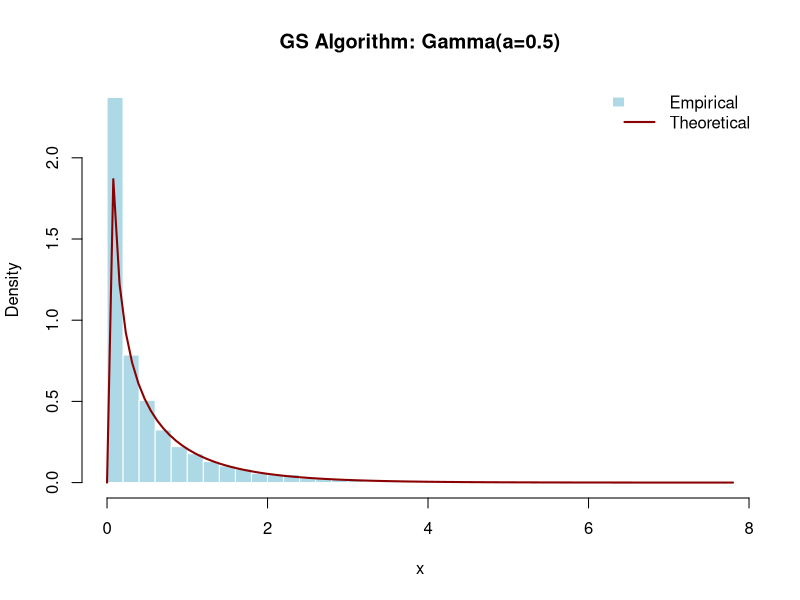
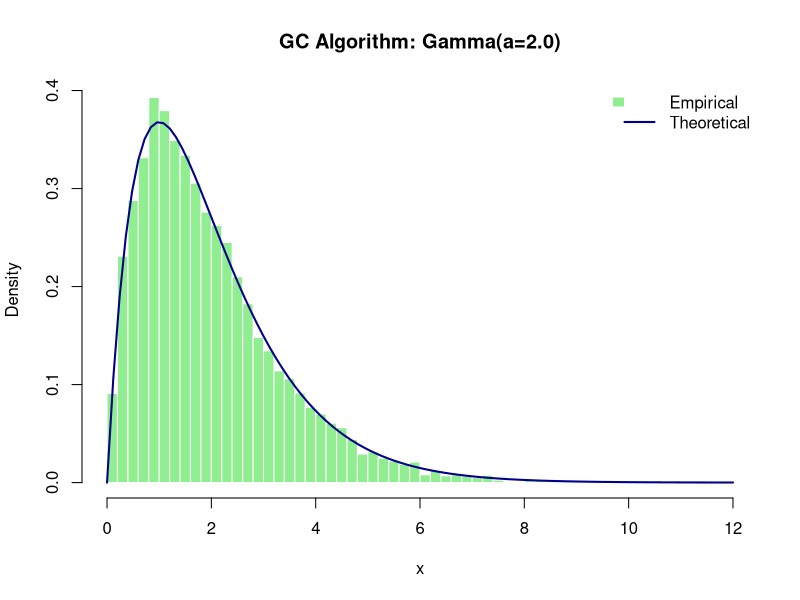
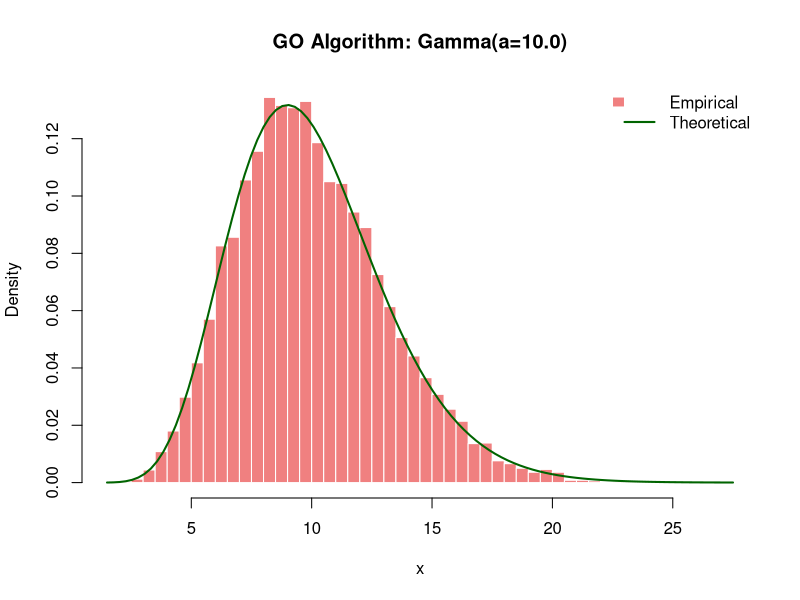
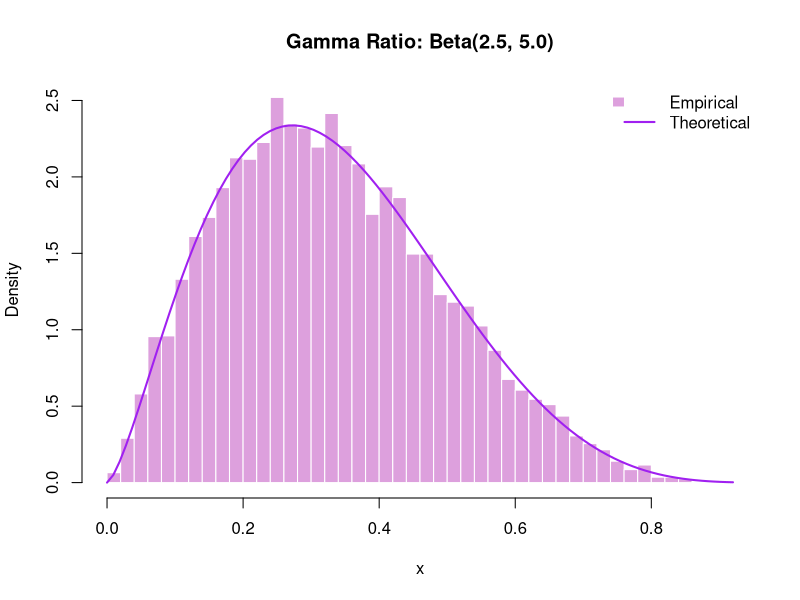

The R source for these figures, in order:
## ---- chunk 1
knitr::opts_chunk$set(echo = TRUE)
## ---- chunk 2
# Master Function: Dynamically routes shape parameter 'a' to the correct mathematical algorithm
generate_gamma_complete <- function(n, a) {
  if (a <= 0) stop("Shape parameter 'a' must be strictly positive (> 0)")
  
  if (a <= 1) {
    # Handles infinite asymptote at zero
    return(generate_gamma_GS(n, a))
  } else if (a <= 2.53278) {
    # Handles parameters where GO polynomial bounds are invalid
    return(generate_gamma_GC(n, a))
  } else {
    # Highly optimized Normal-Exponential split for large parameters
    return(generate_gamma_GO(n, a))
  }
}
## ---- chunk 3
# Algorithm GS: Piecewise Envelope
generate_gamma_GS <- function(n, a) {
  samples <- numeric(n)
  
  # Step 1: Set b <- (e+a)/e 
  b <- (exp(1) + a) / exp(1) 
  
  for (i in 1:n) {
    accepted <- FALSE
    while (!accepted) {
      # Step 1: Generate u. Set p <- b * u 
      u <- runif(1)
      p <- b * u
      
      # Step 1: If p >= 1 go to 3. (Meaning if p <= 1, proceed to Step 2) 
      if (p <= 1) {
        
        # Step 2: (Case x <= 1). Set x <- p^(1/a). Generate u'. 
        x <- p^(1 / a)
        u_prime <- runif(1)
        
        # Step 2: If u' > e^(-x) go back to 1. Otherwise deliver x. 
        # (Evaluated on logarithmic scale to prevent floating-point precision loss)
        if (log(u_prime) <= -x) {
          samples[i] <- x
          accepted <- TRUE
        }
      } else {
        
        # Step 3: (Case x > 1). Set x <- -ln((b-p)/a). Generate u'. 
        x <- -log((b - p) / a)
        u_prime <- runif(1)
        
        # Step 3: If u' > x^(a-1) go back to 1. Otherwise deliver x. 
        # (Evaluated on logarithmic scale to prevent floating-point precision loss)
        if (log(u_prime) <= (a - 1) * log(x)) {
          samples[i] <- x
          accepted <- TRUE
        }
      }
    }
  }
  return(samples)
}
## ---- chunk 4
# Algorithm GC: Cauchy Envelope Method
generate_gamma_GC <- function(n, a) {
  samples <- numeric(n)
  
  # Step 1: Set b <- a-1, A <- 2a-1, and s <- sqrt(A) 
  b <- a - 1
  A <- 2 * a - 1
  s <- sqrt(A)
  
  for(i in 1:n) {
    accepted <- FALSE
    while(!accepted) {
      # Step 2: Generate u. Set t <- s * tan(pi * (u - 0.5)) and x <- b + t. 
      u <- runif(1)
      t <- s * tan(pi * (u - 0.5))
      x <- b + t
      
      # Step 3: If x < 0 go to 2. 
      if(x >= 0) {
        
        # Step 4: Generate u'. If u' > exp(b * ln(x/b) - t + ln(1 + t^2/A)) go to 2. 
        u2 <- runif(1)
        
        # Evaluated on a log scale to prevent exp() hardware overflow
        test_val <- b * log(x / b) - t + log(1 + (t^2 / A))
        
        if(log(u2) <= test_val) {
          # Step 4: Otherwise deliver x. 
          samples[i] <- x
          accepted <- TRUE
        }
      }
    }
  }
  return(samples)
}
## ---- chunk 5
# Algorithm GO: Modified Normal-Exponential Method with Squeeze Bounds
generate_gamma_GO <- function(n, a) {
  samples <- numeric(n)
  
  # Step 1: Set mu <- a-1, sigma <- sqrt(a + sqrt(8/3)*sqrt(a)), W <- sigma^2/mu, 
  # d <- sqrt(6)*sigma, and b <- mu+d 
  mu <- a - 1
  sigma <- sqrt(a + sqrt(8/3) * sqrt(a))
  W <- sigma^2 / mu
  d <- sqrt(6) * sigma
  b_bound <- mu + d
  beta_const <- 0.009572265238289
  
  for(i in 1:n) {
    accepted <- FALSE
    while(!accepted) {
      
      # Step 2: Generate u. If u <= 0.009572265238289 go to 8. 
      u1 <- runif(1)
      
      if(u1 <= beta_const) {
        # TAIL REGION (Exponential Envelope)
        
        # Step 8: Take a sample s from the standard exponential distribution and set x <- b(1+s/d). 
        s_exp <- rexp(1)
        x <- b_bound * (1 + s_exp / d)
        
        # Step 9: Generate u. If ln u > mu(2+ln(x/mu)-x/b) + 3.7203284924588 - b - ln(d/b) go to 2. 
        u2 <- runif(1)
        
        # Exact logarithmic expansion applied dynamically to bypass textual rounding errors
        log_f <- mu * log(x / mu) - x + mu
        log_h <- mu * log(b_bound / mu) - (1 - mu / b_bound) * x
        log_r <- log(beta_const / (1 - beta_const)) + 0.5 * log(2 * pi * sigma^2) + 
                 mu * log(mu / b_bound) + log(d / b_bound) + d
                 
        if(log(u2) <= log_f - (log_r + log_h)) {
          # Step 9: Otherwise deliver x. 
          samples[i] <- x
          accepted <- TRUE
        }
      } else {
        # CORE REGION (Normal Envelope)
        
        # Step 3: Take a sample s from the standard normal distribution and set x <- mu + sigma*s. 
        s_norm <- rnorm(1)
        x <- mu + sigma * s_norm
        
        # Step 3: If x < 0 or x > b go to 2. 
        if(x >= 0 && x <= b_bound) {
          
          # Step 4: Generate u and set S <- s^2/2. 
          u2 <- runif(1)
          S <- (s_norm^2) / 2
          
          # Lemma 3: Quick Acceptance Squeeze Bounds logic 
          # Step 4: If s >= 0 go to 6. 
          if (s_norm >= 0) {
            
            # Step 6: If u <= 1 - S(W-1) deliver x. 
            L <- 1 - S * (W - 1)
          } else {
            
            # Step 5: If u <= 1 - S((1-2s/V)W-1) deliver x. 
            # (Substituted with the explicit Lemma 3 polynomial from the text)
            L <- 1 - S * (W - 1) + (s_norm^3 / sqrt(a)) * W
          }
          
          if(u2 <= L) {
            samples[i] <- x
            accepted <- TRUE
          } else {
            # Step 7 (Full Evaluation): If ln u > mu(1+ln(x/mu)) - x + S go to 2, otherwise deliver x. 
            if(log(u2) <= mu * (1 + log(x / mu)) - x + S) {
              samples[i] <- x
              accepted <- TRUE
            }
          }
        }
      }
    }
  }
  return(samples)
}
## ---- chunk 6
# Beta Generation via Gamma Ratio (Ahrens & Dieter, 1974, Page 5)
generate_beta_from_gamma <- function(n, a, b) {
  
  # Step 1: Generate a sample x from a Gamma distribution gamma(a) 
  x <- generate_gamma_complete(n, a)
  
  # Step 2: Generate a sample y from a Gamma distribution gamma(b), independent of x 
  y <- generate_gamma_complete(n, b)
  
  # Step 3 & 4: Calculate the ratio x / (x + y). The resulting value follows a Beta(a,b) distribution 
  beta_samples <- x / (x + y)
  
  return(beta_samples)
}
## ---- chunk 7
# Generate 10,000 samples for each segment
set.seed(42)
n_samples <- 10000

# Route through the master wrapper function
samples_GS <- generate_gamma_complete(n_samples, a = 0.5)
samples_GC <- generate_gamma_complete(n_samples, a = 2.0)
samples_GO <- generate_gamma_complete(n_samples, a = 10.0)

# Generate Beta samples using the Gamma Ratio method
samples_Beta <- generate_beta_from_gamma(n_samples, a = 2.5, b = 5.0)

#Plots and KS tests for each algorithm:

#We make use of histograms of our functions as well as the curve of the theoretical function to make sure that our algorithms fit the shape of the random variable distributions.

# The K-S test evaluates if the empirical sample distribution significantly deviates from the theoretical CDF.
# A p-value > 0.05 indicates we fail to reject the null hypothesis.

# Plot 1: Algorithm GS (a = 0.5)
hist(samples_GS, probability = TRUE, breaks = 50, col = "lightblue",
     main = "GS Algorithm: Gamma(a=0.5)", xlab = "x", ylab = "Density", border = "white")
curve(dgamma(x, shape = 0.5, rate = 1), add = TRUE, col = "darkred", lwd = 2)
legend("topright", legend = c("Empirical", "Theoretical"),
       fill = c("lightblue", NA), border = c("white", NA),
       col = c(NA, "darkred"), lwd = c(NA, 2), bty = "n")

# Test Algorithm GS (a = 0.5)
ks_GS <- ks.test(samples_GS, "pgamma", shape = 0.5, rate = 1)
cat("Algorithm GS (a=0.5) p-value:", ks_GS$p.value, "\n")

# Plot 2: Algorithm GC (a = 2.0)
hist(samples_GC, probability = TRUE, breaks = 50, col = "lightgreen",
     main = "GC Algorithm: Gamma(a=2.0)", xlab = "x", ylab = "Density", border = "white")
curve(dgamma(x, shape = 2.0, rate = 1), add = TRUE, col = "darkblue", lwd = 2)
legend("topright", legend = c("Empirical", "Theoretical"),
       fill = c("lightgreen", NA), border = c("white", NA),
       col = c(NA, "darkblue"), lwd = c(NA, 2), bty = "n")

# Test Algorithm GC (a = 2.0)
ks_GC <- ks.test(samples_GC, "pgamma", shape = 2.0, rate = 1)
cat("Algorithm GC (a=2.0) p-value:", ks_GC$p.value, "\n")

# Plot 3: Algorithm GO (a = 10.0)
hist(samples_GO, probability = TRUE, breaks = 50, col = "lightcoral",
     main = "GO Algorithm: Gamma(a=10.0)", xlab = "x", ylab = "Density", border = "white")
curve(dgamma(x, shape = 10.0, rate = 1), add = TRUE, col = "darkgreen", lwd = 2)
legend("topright", legend = c("Empirical", "Theoretical"),
       fill = c("lightcoral", NA), border = c("white", NA),
       col = c(NA, "darkgreen"), lwd = c(NA, 2), bty = "n")

# Test Algorithm GO (a = 10.0)
ks_GO <- ks.test(samples_GO, "pgamma", shape = 10.0, rate = 1)
cat("Algorithm GO (a=10.0) p-value:", ks_GO$p.value, "\n")

# Plot 4: Gamma-Ratio Beta Generator (a = 2.5, b = 5.0)
hist(samples_Beta, probability = TRUE, breaks = 50, col = "plum",
     main = "Gamma Ratio: Beta(2.5, 5.0)", xlab = "x", ylab = "Density", border = "white")
curve(dbeta(x, shape1 = 2.5, shape2 = 5.0), add = TRUE, col = "purple", lwd = 2)
legend("topright", legend = c("Empirical", "Theoretical"),
       fill = c("plum", NA), border = c("white", NA),
       col = c(NA, "purple"), lwd = c(NA, 2), bty = "n")

# Test Gamma-Ratio Beta Generator (a = 2.5, b = 5.0)
ks_Beta <- ks.test(samples_Beta, "pbeta", shape1 = 2.5, shape2 = 5.0)
cat("Gamma-Ratio Beta Generator (a=2.5, b=5.0) p-value:", ks_Beta$p.value, "\n")
